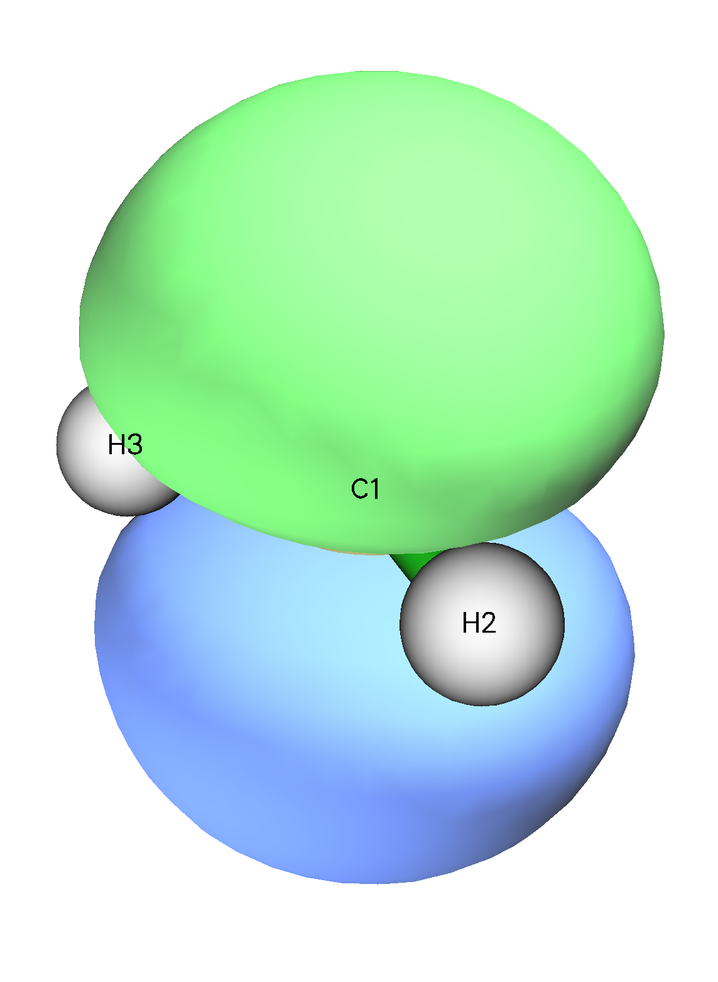
#> input picture exe07/task7/session3/ORCA/painting/000004.png, 718 x 982 px, shrunk from 1143 x 1563 before the run
$ python exe7tak7.py
#> lines starting #> are read from the running program, lines starting #| are printed output that depends on the picture
import matplotlib as mpl
import matplotlib.pyplot as plt
import numpy as np

mpl.rcParams["font.sans-serif"] = ["SimHei"]
mpl.rcParams["axes.unicode_minus"] = False

outfile1 = plt.imread("000004.png")
#> outfile1 is the input picture: shape (982, 718, 3) float32; mean R, G, B 0.761, 0.916, 0.842
outfile2 = plt.imread("000005.png")
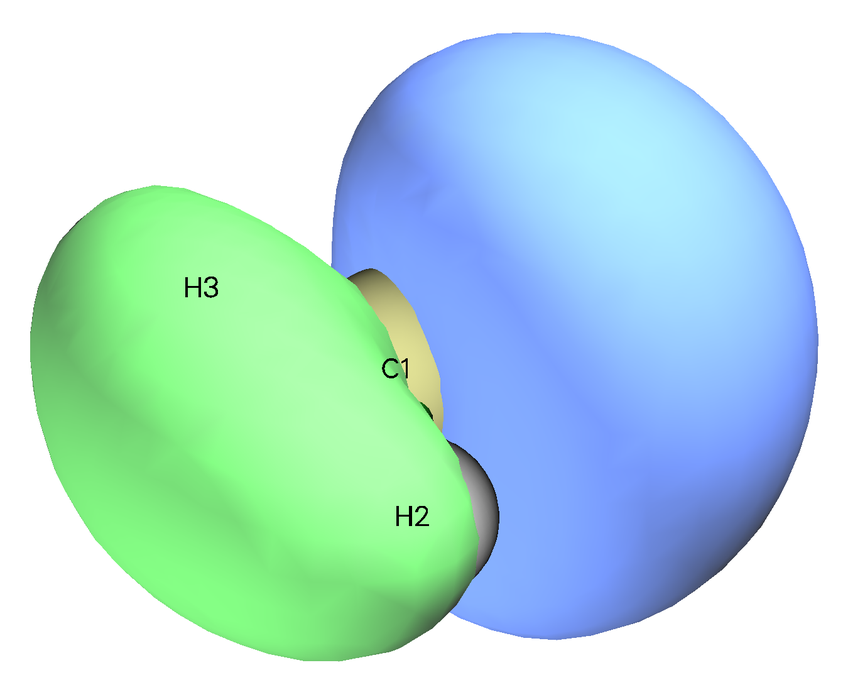
#> input picture exe07/task7/session3/ORCA/painting/000005.png, 843 x 697 px, shrunk from 1342 x 1109 before the run
#> outfile2 is the input picture: shape (697, 843, 3) float32; mean R, G, B 0.716, 0.875, 0.865

fig = plt.figure(dpi=120)

ax1 = fig.add_subplot(121)						# 绘制左边的子图
ax1.imshow(outfile1)
ax1.set_axis_off()
ax1.set_title("(a) SOMO1", y=0.02)

ax2 = fig.add_subplot(122)						# 绘制右上角子图
ax2.imshow(outfile2)
ax2.set_axis_off()
ax2.set_title("(b) SOMO2", y=-0.28)

fig.suptitle("图7-6 亚甲基卡宾三重态的活性轨道", y=0.05, va="top")

#plt.subplots_adjust()
plt.tight_layout(pad=0)

plt.show()
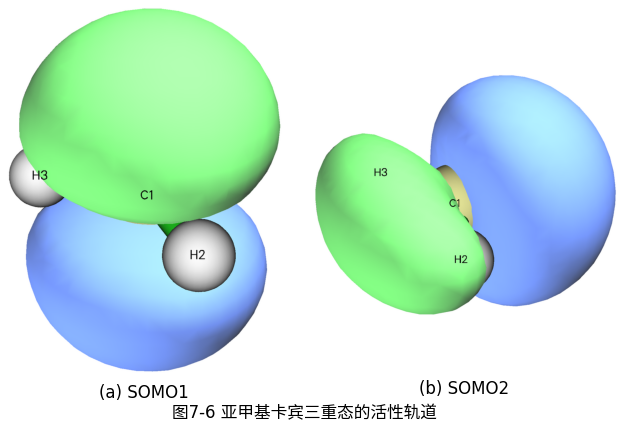
#> figure drawn by matplotlib, 2 panels
